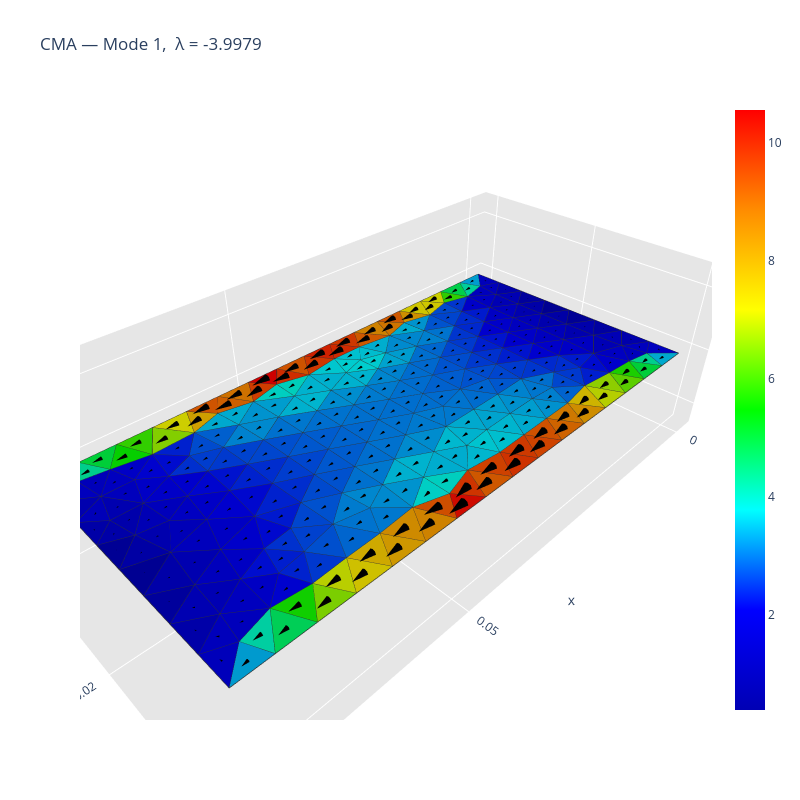
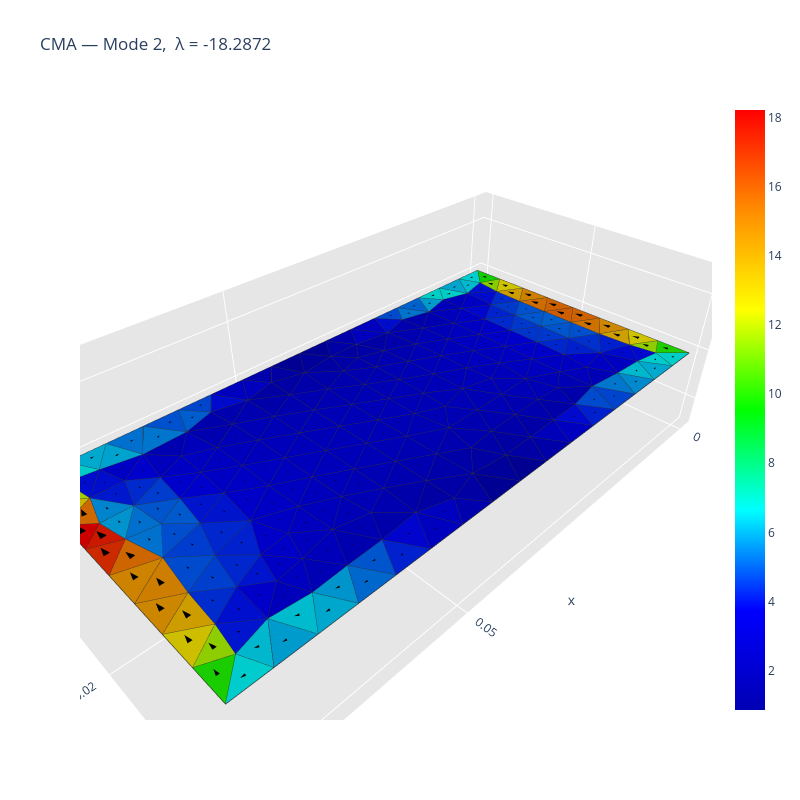
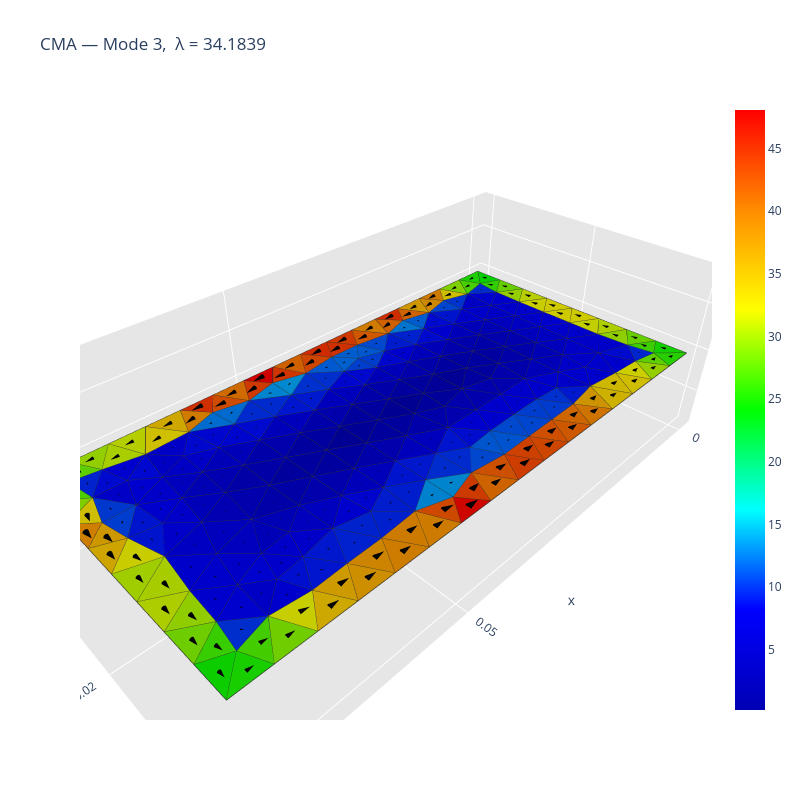
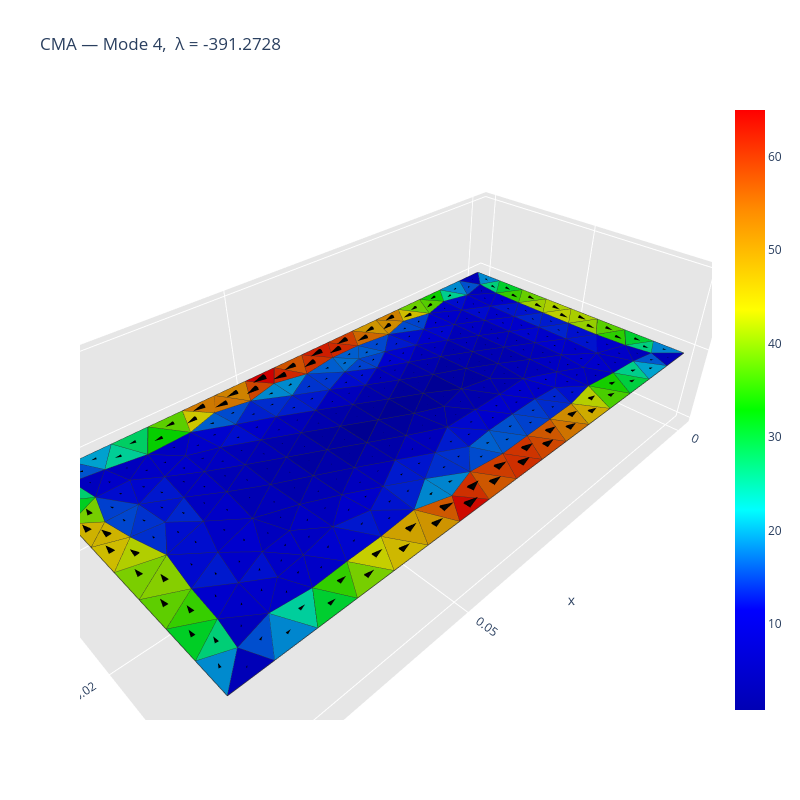

The notebook cell these images were saved under, in order:
### Code cell
# 4. Characteristic currents of the first 4 modes, at the plate's design frequency
modal_data = cma_algorithm(path, frequency=frequency, n_modes=n_modes_cma,
                           show=True, save_image=True, show_current_arrows=True)

### Figure 1 — Plotly figure (JSON) as saved in the notebook; plotly's stock layout.template omitted (floating-point values rounded to 4 significant figures; data arrays with more than 128 entries replaced by an {"elided": "..."} marker saying what was removed)
{"data": [{"facecolor": {"elided": "312 str values"}, "i": {"elided": "312 int values"}, "j": {"elided": "312 int values"}, "k": {"elided": "312 int values"}, "name": "", "type": "mesh3d", "x": {"elided": "181 float values"}, "y": {"elided": "181 float values"}, "z": {"elided": "181 float values"}}, {"line": {"color": "rgb(50, 50, 50)", "width": 1.5}, "mode": "lines", "showlegend": false, "type": "scatter3d", "x": {"elided": "1560 float values"}, "y": {"elided": "1560 float values"}, "z": {"elided": "1560 int values"}}, {"hoverinfo": "none", "marker": {"color": [0.3753, 10.56], "colorscale": [[0, "rgb(0, 0, 180)"], [0.1667, "rgb(0, 0, 255)"], [0.3333, "rgb(0, 255, 255)"], [0.5, "rgb(0, 255, 0)"], [0.6667, "rgb(255, 255, 0)"], [0.8333, "rgb(255, 140, 0)"], [1, "rgb(255, 0, 0)"]], "showscale": true, "size": 0.1}, "mode": "markers", "showlegend": false, "type": "scatter3d", "x": [0.0], "y": [0.0], "z": [0.0]}, {"anchor": "tail", "colorscale": [[0, "black"], [1, "black"]], "name": "Current direction", "showscale": false, "sizemode": "absolute", "sizeref": 0.0032, "type": "cone", "u": {"elided": "312 float values"}, "v": {"elided": "312 float values"}, "w": {"elided": "312 float values"}, "x": {"elided": "312 float values"}, "y": {"elided": "312 float values"}, "z": {"elided": "312 float values"}}], "layout": {"height": 800, "legend": {"bgcolor": "rgba(255,255,255,0.7)", "bordercolor": "lightgray", "borderwidth": 1, "x": 0.2, "xanchor": "left", "y": 0.9, "yanchor": "top"}, "scene": {"aspectratio": {"x": 1, "y": 0.5, "z": 0.3}, "camera": {"eye": {"x": 0.65, "y": 0.65, "z": 0.65}}, "xaxis": {"backgroundcolor": "rgb(230, 230, 230)", "gridcolor": "rgb(255, 255, 255)", "showbackground": true, "zerolinecolor": "rgb(255, 255, 255)"}, "yaxis": {"backgroundcolor": "rgb(230, 230, 230)", "gridcolor": "rgb(255, 255, 255)", "showbackground": true, "zerolinecolor": "rgb(255, 255, 255)"}, "zaxis": {"backgroundcolor": "rgb(230, 230, 230)", "gridcolor": "rgb(255, 255, 255)", "showbackground": true, "zerolinecolor": "rgb(255, 255, 255)"}}, "title": {"text": "CMA — Mode 1,  λ = -3.9979"}, "width": 800}}

### Figure 2 — Plotly figure (JSON) as saved in the notebook; plotly's stock layout.template omitted (floating-point values rounded to 4 significant figures; data arrays with more than 128 entries replaced by an {"elided": "..."} marker saying what was removed)
{"data": [{"facecolor": {"elided": "312 str values"}, "i": {"elided": "312 int values"}, "j": {"elided": "312 int values"}, "k": {"elided": "312 int values"}, "name": "", "type": "mesh3d", "x": {"elided": "181 float values"}, "y": {"elided": "181 float values"}, "z": {"elided": "181 float values"}}, {"line": {"color": "rgb(50, 50, 50)", "width": 1.5}, "mode": "lines", "showlegend": false, "type": "scatter3d", "x": {"elided": "1560 float values"}, "y": {"elided": "1560 float values"}, "z": {"elided": "1560 int values"}}, {"hoverinfo": "none", "marker": {"color": [0.8606, 18.22], "colorscale": [[0, "rgb(0, 0, 180)"], [0.1667, "rgb(0, 0, 255)"], [0.3333, "rgb(0, 255, 255)"], [0.5, "rgb(0, 255, 0)"], [0.6667, "rgb(255, 255, 0)"], [0.8333, "rgb(255, 140, 0)"], [1, "rgb(255, 0, 0)"]], "showscale": true, "size": 0.1}, "mode": "markers", "showlegend": false, "type": "scatter3d", "x": [0.0], "y": [0.0], "z": [0.0]}, {"anchor": "tail", "colorscale": [[0, "black"], [1, "black"]], "name": "Current direction", "showscale": false, "sizemode": "absolute", "sizeref": 0.0032, "type": "cone", "u": {"elided": "312 float values"}, "v": {"elided": "312 float values"}, "w": {"elided": "312 float values"}, "x": {"elided": "312 float values"}, "y": {"elided": "312 float values"}, "z": {"elided": "312 float values"}}], "layout": {"height": 800, "legend": {"bgcolor": "rgba(255,255,255,0.7)", "bordercolor": "lightgray", "borderwidth": 1, "x": 0.2, "xanchor": "left", "y": 0.9, "yanchor": "top"}, "scene": {"aspectratio": {"x": 1, "y": 0.5, "z": 0.3}, "camera": {"eye": {"x": 0.65, "y": 0.65, "z": 0.65}}, "xaxis": {"backgroundcolor": "rgb(230, 230, 230)", "gridcolor": "rgb(255, 255, 255)", "showbackground": true, "zerolinecolor": "rgb(255, 255, 255)"}, "yaxis": {"backgroundcolor": "rgb(230, 230, 230)", "gridcolor": "rgb(255, 255, 255)", "showbackground": true, "zerolinecolor": "rgb(255, 255, 255)"}, "zaxis": {"backgroundcolor": "rgb(230, 230, 230)", "gridcolor": "rgb(255, 255, 255)", "showbackground": true, "zerolinecolor": "rgb(255, 255, 255)"}}, "title": {"text": "CMA — Mode 2,  λ = -18.2872"}, "width": 800}}

### Figure 3 — Plotly figure (JSON) as saved in the notebook; plotly's stock layout.template omitted (floating-point values rounded to 4 significant figures; data arrays with more than 128 entries replaced by an {"elided": "..."} marker saying what was removed)
{"data": [{"facecolor": {"elided": "312 str values"}, "i": {"elided": "312 int values"}, "j": {"elided": "312 int values"}, "k": {"elided": "312 int values"}, "name": "", "type": "mesh3d", "x": {"elided": "181 float values"}, "y": {"elided": "181 float values"}, "z": {"elided": "181 float values"}}, {"line": {"color": "rgb(50, 50, 50)", "width": 1.5}, "mode": "lines", "showlegend": false, "type": "scatter3d", "x": {"elided": "1560 float values"}, "y": {"elided": "1560 float values"}, "z": {"elided": "1560 int values"}}, {"hoverinfo": "none", "marker": {"color": [0.2113, 48.05], "colorscale": [[0, "rgb(0, 0, 180)"], [0.1667, "rgb(0, 0, 255)"], [0.3333, "rgb(0, 255, 255)"], [0.5, "rgb(0, 255, 0)"], [0.6667, "rgb(255, 255, 0)"], [0.8333, "rgb(255, 140, 0)"], [1, "rgb(255, 0, 0)"]], "showscale": true, "size": 0.1}, "mode": "markers", "showlegend": false, "type": "scatter3d", "x": [0.0], "y": [0.0], "z": [0.0]}, {"anchor": "tail", "colorscale": [[0, "black"], [1, "black"]], "name": "Current direction", "showscale": false, "sizemode": "absolute", "sizeref": 0.0032, "type": "cone", "u": {"elided": "312 float values"}, "v": {"elided": "312 float values"}, "w": {"elided": "312 float values"}, "x": {"elided": "312 float values"}, "y": {"elided": "312 float values"}, "z": {"elided": "312 float values"}}], "layout": {"height": 800, "legend": {"bgcolor": "rgba(255,255,255,0.7)", "bordercolor": "lightgray", "borderwidth": 1, "x": 0.2, "xanchor": "left", "y": 0.9, "yanchor": "top"}, "scene": {"aspectratio": {"x": 1, "y": 0.5, "z": 0.3}, "camera": {"eye": {"x": 0.65, "y": 0.65, "z": 0.65}}, "xaxis": {"backgroundcolor": "rgb(230, 230, 230)", "gridcolor": "rgb(255, 255, 255)", "showbackground": true, "zerolinecolor": "rgb(255, 255, 255)"}, "yaxis": {"backgroundcolor": "rgb(230, 230, 230)", "gridcolor": "rgb(255, 255, 255)", "showbackground": true, "zerolinecolor": "rgb(255, 255, 255)"}, "zaxis": {"backgroundcolor": "rgb(230, 230, 230)", "gridcolor": "rgb(255, 255, 255)", "showbackground": true, "zerolinecolor": "rgb(255, 255, 255)"}}, "title": {"text": "CMA — Mode 3,  λ = 34.1839"}, "width": 800}}

### Figure 4 — Plotly figure (JSON) as saved in the notebook; plotly's stock layout.template omitted (floating-point values rounded to 4 significant figures; data arrays with more than 128 entries replaced by an {"elided": "..."} marker saying what was removed)
{"data": [{"facecolor": {"elided": "312 str values"}, "i": {"elided": "312 int values"}, "j": {"elided": "312 int values"}, "k": {"elided": "312 int values"}, "name": "", "type": "mesh3d", "x": {"elided": "181 float values"}, "y": {"elided": "181 float values"}, "z": {"elided": "181 float values"}}, {"line": {"color": "rgb(50, 50, 50)", "width": 1.5}, "mode": "lines", "showlegend": false, "type": "scatter3d", "x": {"elided": "1560 float values"}, "y": {"elided": "1560 float values"}, "z": {"elided": "1560 int values"}}, {"hoverinfo": "none", "marker": {"color": [0.8122, 65.0], "colorscale": [[0, "rgb(0, 0, 180)"], [0.1667, "rgb(0, 0, 255)"], [0.3333, "rgb(0, 255, 255)"], [0.5, "rgb(0, 255, 0)"], [0.6667, "rgb(255, 255, 0)"], [0.8333, "rgb(255, 140, 0)"], [1, "rgb(255, 0, 0)"]], "showscale": true, "size": 0.1}, "mode": "markers", "showlegend": false, "type": "scatter3d", "x": [0.0], "y": [0.0], "z": [0.0]}, {"anchor": "tail", "colorscale": [[0, "black"], [1, "black"]], "name": "Current direction", "showscale": false, "sizemode": "absolute", "sizeref": 0.0032, "type": "cone", "u": {"elided": "312 float values"}, "v": {"elided": "312 float values"}, "w": {"elided": "312 float values"}, "x": {"elided": "312 float values"}, "y": {"elided": "312 float values"}, "z": {"elided": "312 float values"}}], "layout": {"height": 800, "legend": {"bgcolor": "rgba(255,255,255,0.7)", "bordercolor": "lightgray", "borderwidth": 1, "x": 0.2, "xanchor": "left", "y": 0.9, "yanchor": "top"}, "scene": {"aspectratio": {"x": 1, "y": 0.5, "z": 0.3}, "camera": {"eye": {"x": 0.65, "y": 0.65, "z": 0.65}}, "xaxis": {"backgroundcolor": "rgb(230, 230, 230)", "gridcolor": "rgb(255, 255, 255)", "showbackground": true, "zerolinecolor": "rgb(255, 255, 255)"}, "yaxis": {"backgroundcolor": "rgb(230, 230, 230)", "gridcolor": "rgb(255, 255, 255)", "showbackground": true, "zerolinecolor": "rgb(255, 255, 255)"}, "zaxis": {"backgroundcolor": "rgb(230, 230, 230)", "gridcolor": "rgb(255, 255, 255)", "showbackground": true, "zerolinecolor": "rgb(255, 255, 255)"}}, "title": {"text": "CMA — Mode 4,  λ = -391.2728"}, "width": 800}}
